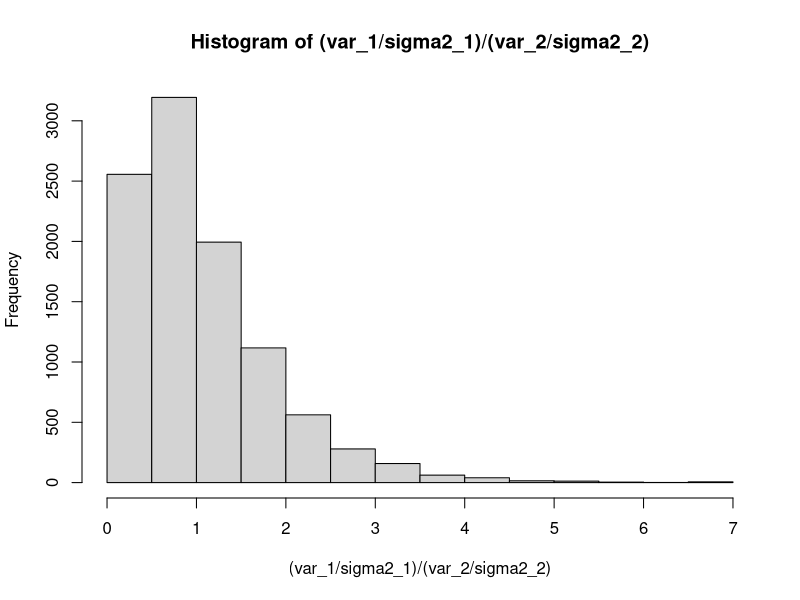
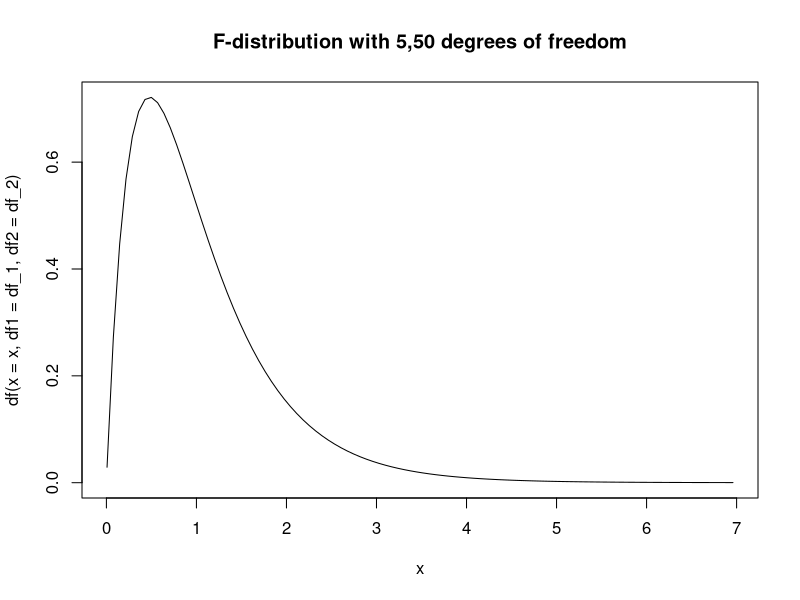
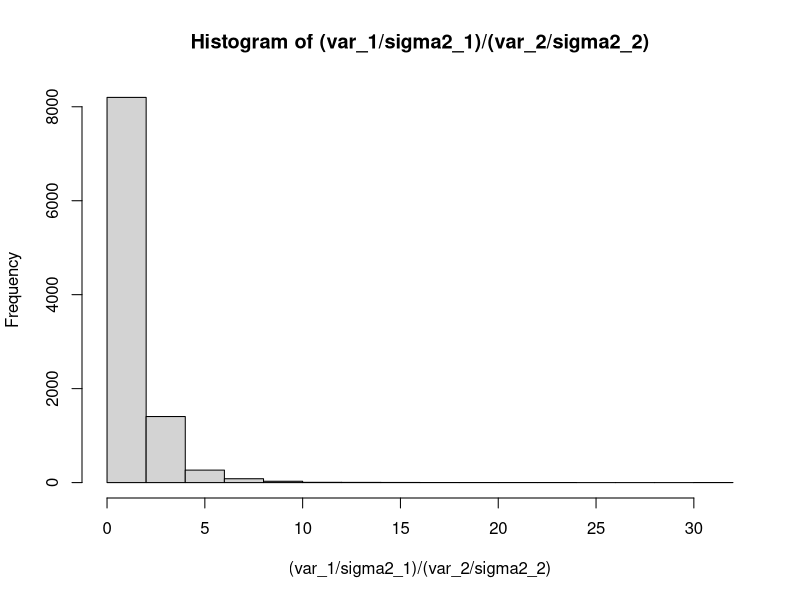
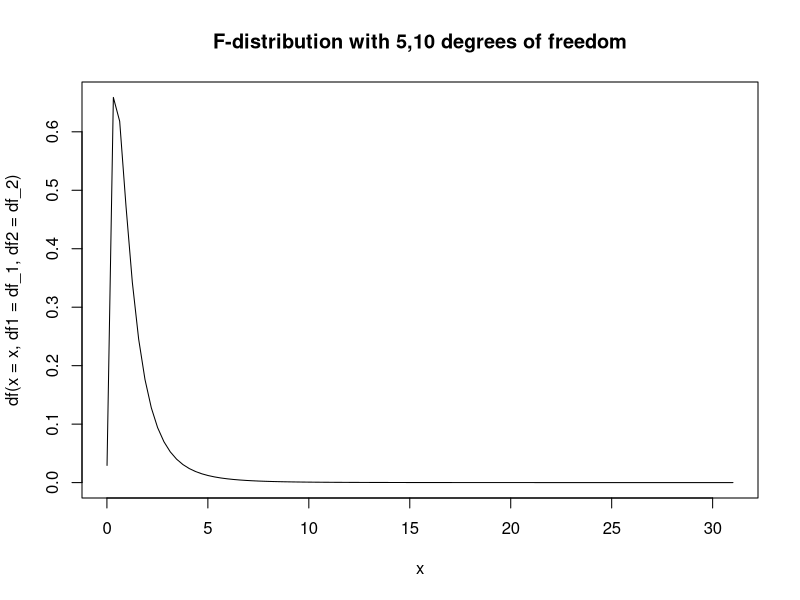
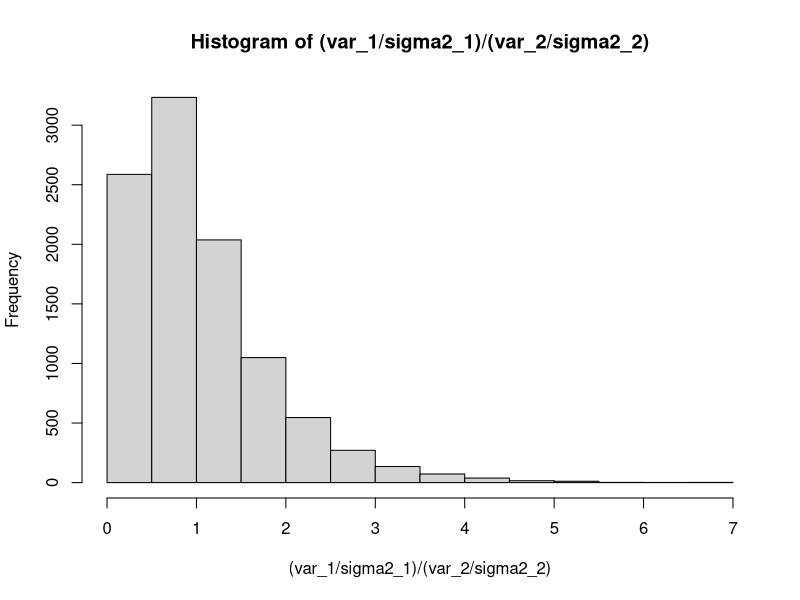
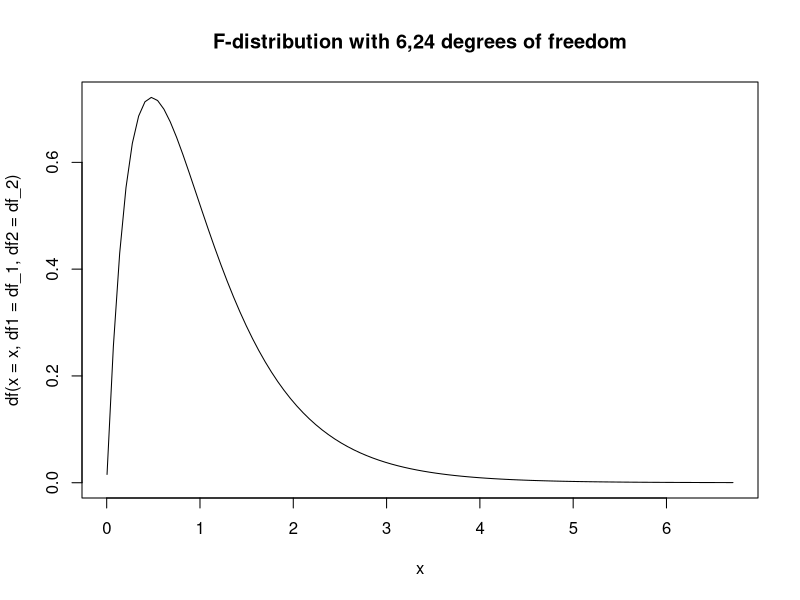
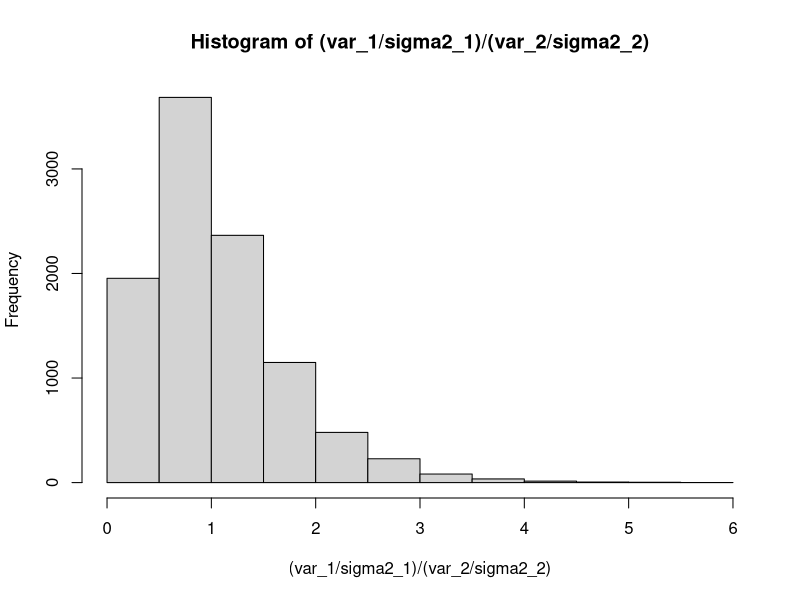
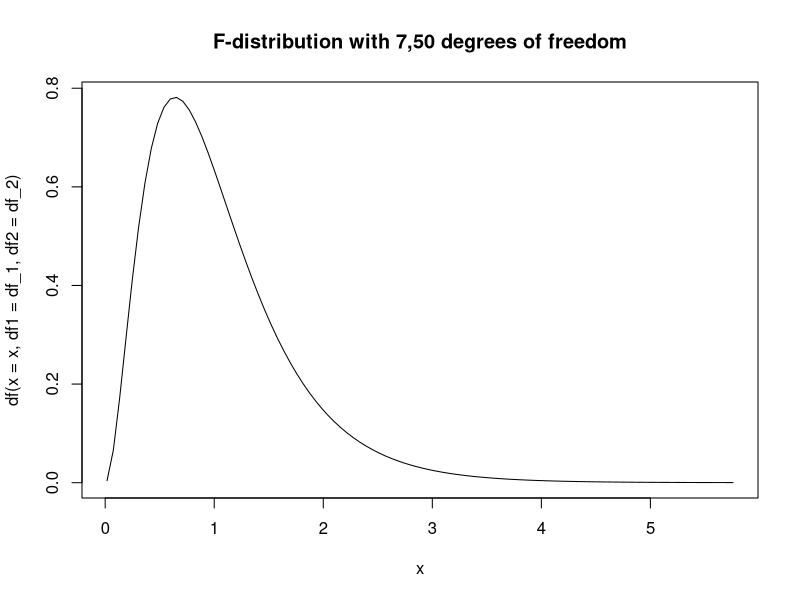

Write the R code that produced these figures, in order.
## ---- chunk 1

n_1 <- 5
n_2 <- 50
df_1 <- n_1 - 1
df_2 <- n_2 - 1
sigma2_1 <- 6
sigma2_2 <- 3
N <- 10000
M_1 <- as.data.frame(matrix(
  data = rnorm(
    n = N*n_1,
    sd = sqrt(sigma2_1)
  ),
  ncol = n_1
))
M_2 <- as.data.frame(matrix(
  data = rnorm(
    n = N*n_2,
    sd = sqrt(sigma2_2)
  ),
  ncol = n_2
))
var_1 <- apply(
  X = M_1,
  FUN = var,
  MARGIN = 1
)
var_2 <- apply(
  X = M_2,
  FUN = var,
  MARGIN = 1
)
hist((var_1/sigma2_1)/(var_2/sigma2_2))
x <- seq(
  from = min((var_1/sigma2_1)/(var_2/sigma2_2)),
  to = max((var_1/sigma2_1)/(var_2/sigma2_2)),
  length = 100
)
plot(
  x = x,
  y = df(
    x = x,
    df1 = df_1,
    df2 = df_2
  ),
  main = "F-distribution with 5,50 degrees of freedom",
  type = "l"
)

 
## ---- chunk 2

n_1 <- 5
n_2 <- 10
df_1 <- n_1 - 1
df_2 <- n_2 - 1
sigma2_1 <- 6
sigma2_2 <- 3
N <- 10000
M_1 <- as.data.frame(matrix(
  data = rnorm(
    n = N*n_1,
    sd = sqrt(sigma2_1)
  ),
  ncol = n_1
))
M_2 <- as.data.frame(matrix(
  data = rnorm(
    n = N*n_2,
    sd = sqrt(sigma2_2)
  ),
  ncol = n_2
))
var_1 <- apply(
  X = M_1,
  FUN = var,
  MARGIN = 1
)
var_2 <- apply(
  X = M_2,
  FUN = var,
  MARGIN = 1
)
hist((var_1/sigma2_1)/(var_2/sigma2_2))
x <- seq(
  from = min((var_1/sigma2_1)/(var_2/sigma2_2)),
  to = max((var_1/sigma2_1)/(var_2/sigma2_2)),
  length = 100
)
plot(
  x = x,
  y = df(
    x = x,
    df1 = df_1,
    df2 = df_2
  ),
  main = "F-distribution with 5,10 degrees of freedom",
  type = "l"
)

 
## ---- chunk 3

n_1 <- 5
n_2 <- 50
df_1 <- n_1 - 1
df_2 <- n_2 - 1
sigma2_1 <- 6
sigma2_2 <- 3
N <- 10000
M_1 <- as.data.frame(matrix(
  data = rnorm(
    n = N*n_1,
    sd = sqrt(sigma2_1)
  ),
  ncol = n_1
))
M_2 <- as.data.frame(matrix(
  data = rnorm(
    n = N*n_2,
    sd = sqrt(sigma2_2)
  ),
  ncol = n_2
))
var_1 <- apply(
  X = M_1,
  FUN = var,
  MARGIN = 1
)
var_2 <- apply(
  X = M_2,
  FUN = var,
  MARGIN = 1
)
hist((var_1/sigma2_1)/(var_2/sigma2_2))
x <- seq(
  from = min((var_1/sigma2_1)/(var_2/sigma2_2)),
  to = max((var_1/sigma2_1)/(var_2/sigma2_2)),
  length = 100
)
plot(
  x = x,
  y = df(
    x = x,
    df1 = df_1,
    df2 = df_2
  ),
  main = "F-distribution with 6,24 degrees of freedom",
  type = "l"
)

 
## ---- chunk 4

n_1 <- 7
n_2 <- 50
df_1 <- n_1 - 1
df_2 <- n_2 - 1
sigma2_1 <- 6
sigma2_2 <- 3
N <- 10000
M_1 <- as.data.frame(matrix(
  data = rnorm(
    n = N*n_1,
    sd = sqrt(sigma2_1)
  ),
  ncol = n_1
))
M_2 <- as.data.frame(matrix(
  data = rnorm(
    n = N*n_2,
    sd = sqrt(sigma2_2)
  ),
  ncol = n_2
))
var_1 <- apply(
  X = M_1,
  FUN = var,
  MARGIN = 1
)
var_2 <- apply(
  X = M_2,
  FUN = var,
  MARGIN = 1
)
hist((var_1/sigma2_1)/(var_2/sigma2_2))
x <- seq(
  from = min((var_1/sigma2_1)/(var_2/sigma2_2)),
  to = max((var_1/sigma2_1)/(var_2/sigma2_2)),
  length = 100
)
plot(
  x = x,
  y = df(
    x = x,
    df1 = df_1,
    df2 = df_2
  ),
  main = "F-distribution with 7,50 degrees of freedom",
  type = "l"
)

 
## ---- chunk 5

n_1 <- 8
n_2 <- 80
df_1 <- n_1 - 1
df_2 <- n_2 - 1
sigma2_1 <- 6
sigma2_2 <- 3
N <- 10000
M_1 <- as.data.frame(matrix(
  data = rnorm(
    n = N*n_1,
    sd = sqrt(sigma2_1)
  ),
  ncol = n_1
))
M_2 <- as.data.frame(matrix(
  data = rnorm(
    n = N*n_2,
    sd = sqrt(sigma2_2)
  ),
  ncol = n_2
))
var_1 <- apply(
  X = M_1,
  FUN = var,
  MARGIN = 1
)
var_2 <- apply(
  X = M_2,
  FUN = var,
  MARGIN = 1
)
hist((var_1/sigma2_1)/(var_2/sigma2_2))
x <- seq(
  from = min((var_1/sigma2_1)/(var_2/sigma2_2)),
  to = max((var_1/sigma2_1)/(var_2/sigma2_2)),
  length = 100
)
plot(
  x = x,
  y = df(
    x = x,
    df1 = df_1,
    df2 = df_2
  ),
  main = "F-distribution with 8,80 degrees of freedom",
  type = "l"
)

# As the sample sizes increase, the density of the F-distrubution increases.
